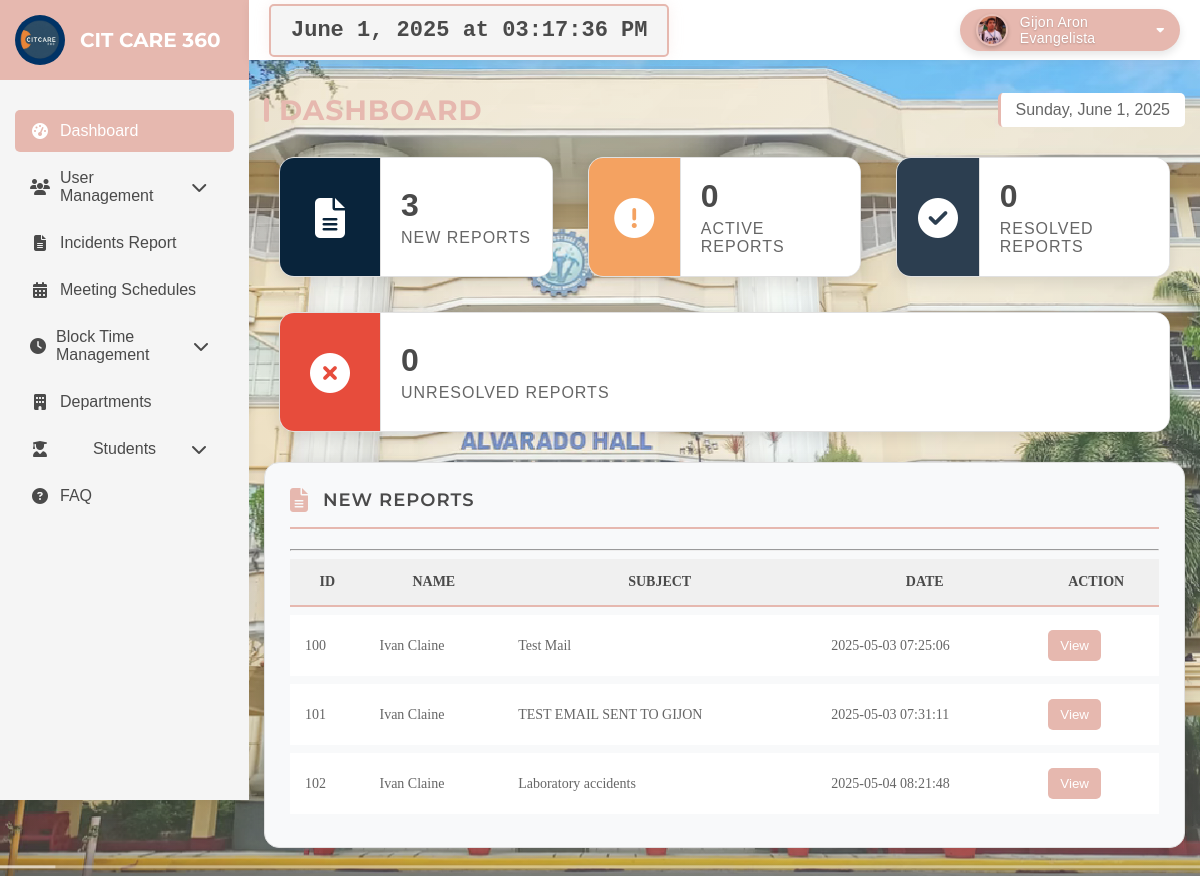
The app's page /lightModeAdmin/dashboard.php (signed in) with its own data.
### tables this page shows
CREATE TABLE `incidents` (
  `id` int(11) NOT NULL,
  `full_name` varchar(255) NOT NULL,
  `student_number` varchar(50) NOT NULL,
  `email` varchar(100) NOT NULL,
  `phone_number` varchar(20) NOT NULL,
  `department` varchar(100) NOT NULL,
  `subject_report` varchar(255) DEFAULT NULL,
  `description` text NOT NULL,
  `evidence` text DEFAULT NULL,
  `status` enum('NEW','ACTIVE','RESOLVED','UNRESOLVED') DEFAULT 'NEW',
  `created_at` timestamp NOT NULL DEFAULT current_timestamp(),
  `video_evidence` varchar(255) DEFAULT NULL,
  `user_id` int(11) NOT NULL,
  `meeting_schedule_id` int(11) DEFAULT NULL
);

### lightModeAdmin/dashboard.php (the view, shortened to what this page needs)
<?php
include('../connection/connection.php');
$userId = $_SESSION['user_id'];
$query = "SELECT profile_image, name, email FROM admin_users WHERE id = ?";
$stmt = $conn->prepare($query);
$stmt->bind_param("i", $userId);
$stmt->execute();
$result = $stmt->get_result();
$user = $result->fetch_assoc();
if ($user) {
    $profileImage = '../image/' . $user['profile_image'];
    $userName = $user['name'];
} else {
    $profileImage = '../image/default.png';
    $userName = 'Guest';
    $userEmail = '';
}
$newReportsQuery = "SELECT id, full_name, subject_report, created_at FROM incidents WHERE status = 'NEW'";
$newReportsResult = $conn->query($newReportsQuery);
$newReports = $newReportsResult->fetch_all(MYSQLI_ASSOC);
$newReportsCount = count($newReports);
$activeReportsQuery = "SELECT COUNT(*) as count FROM incidents WHERE status = 'ACTIVE'";
$activeReportsResult = $conn->query($activeReportsQuery);
$activeReportsCount = $activeReportsResult->fetch_assoc()['count'];
$resolvedReportsQuery = "SELECT COUNT(*) as count FROM incidents WHERE status = 'RESOLVED'";
$resolvedReportsResult = $conn->query($resolvedReportsQuery);
$resolvedReportsCount = $resolvedReportsResult->fetch_assoc()['count'];
$unresolvedReportsQuery = "SELECT COUNT(*) as count FROM incidents WHERE status = 'UNRESOLVED'";
$unresolvedReportsResult = $conn->query($unresolvedReportsQuery);
$unresolvedReportsCount = $unresolvedReportsResult->fetch_assoc()['count'];
?>
<!DOCTYPE html>
<html lang="en">
    <head>
        <link rel="stylesheet" href="https://cdnjs.cloudflare.com/ajax/libs/font-awesome/6.5.1/css/all.min.css">
    </head>
    <body>
        <div id="welcomeMessage" class="welcome-message" style="display: none;">
        </div>
        <div class="sidebar">
            <div class="logo-container" style="text-align: center;">
                <img src="../image/logo.png" alt="Logo" style="width: 50px; height: 50px; margin-right: 10px;">
                <h1 style="font-size: 20px; color: #FFFFFF; margin: 0 5px;">CIT CARE 360</h1>
            </div>
            <ul class="nav-links">
                <li class="active">
                    <a href="dashboard.php">
                        <i class="fas fa-tachometer-alt"></i>Dashboard
                    </a>
                </li>
                <li class="dropdown">
                    <a href="#" class="dropdown-toggle">
                        <i class="fas fa-users"></i>User Management
                        <i class="fas fa-chevron-down arrow"></i>
                    </a>
                </li>
                <li>
                    <a href="incidentsReport.php">
                        <i class="fas fa-file-alt"></i>Incidents Report
                    </a>
                </li>
                <li>
                    <a href="meetingSchedules.php">
                        <i class="fas fa-calendar-alt"></i>Meeting Schedules
                    </a>
                </li>
                <li class="dropdown">
                    <a href="#" class="dropdown-toggle">
                        <i class="fas fa-clock"></i>Block Time Management
                        <i class="fas fa-chevron-down arrow"></i>
                    </a>
                </li>
                <li>
                    <a href="departments.php">
                        <i class="fas fa-building"></i>Departments
                    </a>
                </li>
                <li class="dropdown">
                    <a href="#" class="dropdown-toggle">
                        <i class="fas fa-user-graduate"></i>Students
                        <i class="fas fa-chevron-down arrow"></i>
                    </a>
                </li>
                <li>
                    <a href="faq.php">
                        <i class="fas fa-question-circle"></i>FAQ
                    </a>
                </li>
            </ul>
        </div>
        <div class="topbar">
            <div class="time-label" id="currentDateTime"></div>
            <div class="profile-container">
                <img src="<?php echo htmlspecialchars($profileImage); ?>" alt="Profile Picture">
                <span class="profile-name"><?php echo htmlspecialchars($userName); ?></span>
                <i class="fas fa-caret-down"></i>
            </div>
        </div>
        <div class="main-content">
            <div class="dashboard-header">
                <h1 class="dashboard-title">Dashboard</h1>
                <div class="dashboard-date" id="currentDate"></div>
            </div>
            <div class="stats-container">
                <div class="stat-card">
                    <div class="icon-holder" style="background-color: #09243B;">
                        <i class="fas fa-file-alt"></i>
                    </div>
                    <div class="stat-info">
                        <h2 class="stat-count"><?php echo htmlspecialchars($newReportsCount); ?></h2>
                        <p class="stat-label">New Reports</p>
                    </div>
                </div>
                <div class="stat-card">
                    <div class="icon-holder" style="background-color: #F4A261;">
                        <i class="fas fa-exclamation-circle"></i>
                    </div>
                    <div class="stat-info">
                        <h2 class="stat-count"><?php echo htmlspecialchars($activeReportsCount); ?></h2>
                        <p class="stat-label">Active Reports</p>
                    </div>
                </div>
                <div class="stat-card">
                    <div class="icon-holder" style="background-color: #2C3E50;">
                        <i class="fas fa-check-circle"></i>
                    </div>
                    <div class="stat-info">
                        <h2 class="stat-count"><?php echo htmlspecialchars($resolvedReportsCount); ?></h2>
                        <p class="stat-label">Resolved Reports</p>
                    </div>
                </div>
                <div class="stat-card">
                    <div class="icon-holder" style="background-color: #E74C3C;">
                        <i class="fas fa-times-circle"></i>
                    </div>
                    <div class="stat-info">
                        <h2 class="stat-count"><?php echo htmlspecialchars($unresolvedReportsCount); ?></h2>
                        <p class="stat-label">Unresolved Reports</p>
                    </div>
                </div>
            </div>
            <div class="table-container">
                <div class="table-row">
                    <div class="dashboard-table">
                        <div class="table-header">
                            <i class="fas fa-file-alt"></i>
                            <h2>NEW REPORTS</h2>
                        </div>
                        <hr class="header-line">
                        <table>
                            <thead>
                                <tr>
                                    <th>ID</th>
                                    <th>NAME</th>
                                    <th>SUBJECT</th>
                                    <th>DATE</th>
                                    <th>ACTION</th>
                                </tr>
                            </thead>
                            <tbody>
                                <?php
                                foreach ($newReports as $report): ?>
                                    <tr>
                                        <td><?php echo htmlspecialchars($report['id']); ?></td>
                                        <td><?php echo htmlspecialchars($report['full_name']); ?></td>
                                        <td><?php echo htmlspecialchars($report['subject_report']); ?></td>
                                        <td><?php echo htmlspecialchars($report['created_at']); ?></td>
                                        <td>
                                            <button class="view-button" onclick="navigateToReport(<?php echo htmlspecialchars($report['id']); ?>)">
                                                View
                                            </button>
                                        </td>
                                    </tr>
                                <?php endforeach; ?>
                            </tbody>
                        </table>
                    </div>
                </div>
            </div>
        </div>
    </body>
</html>

### records on screen
incidents: id "100", full_name "Ivan Claine", subject_report "Test Mail", created_at "2025-05-03 07:25:06"
incidents: id "101", full_name "Ivan Claine", subject_report "TEST EMAIL SENT TO GIJON", created_at "2025-05-03 07:31:11"
incidents: id "102", full_name "Ivan Claine", subject_report "Laboratory accidents", created_at "2025-05-04 08:21:48"

### other values on screen
$userName "Gijon Aron Evangelista"
$newReportsCount "3"
$activeReportsCount "0"
$resolvedReportsCount "0"
$unresolvedReportsCount "0"
